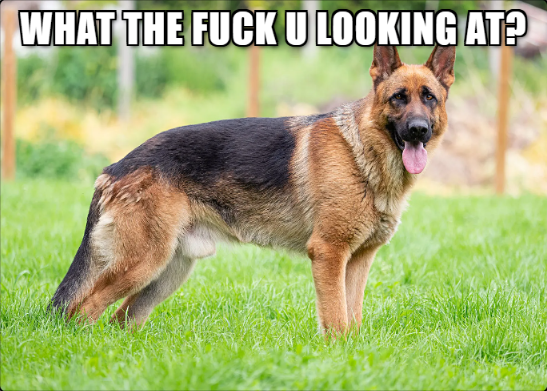
#> input picture Photos/1.png, 547 x 391 px
$ python masking.py
#> lines starting #> are read from the running program, lines starting #| are printed output that depends on the picture; after the words box and inside, x2 and y2 are one past the last pixel; in counts of white or black regions, pixels touching at a corner belong together
import cv2 as cv
import numpy as np

img = cv.imread('Photos/1.png')
#> img is the input picture: shape (391, 547, 3); mean B, G, R 116.5, 176, 165.3
cv.imshow('1', img)

blank = np.zeros(img.shape[:2], dtype='uint8')

cv.imshow('Blank', blank)


mask = cv.circle(blank.copy(), (img.shape[1]//2, img.shape[0]//2), 100, 255, -1)
cv.imshow('Mask', mask)
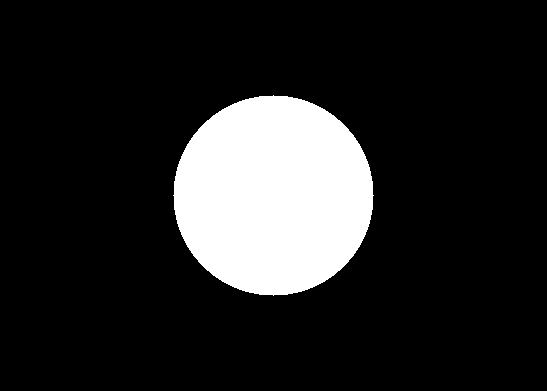
#> window 'Mask': shape (391, 547); 14.7% white; 1 white region, box (x1, y1, x2, y2) and area: (173, 95, 374, 296) 31417

masked = cv.bitwise_and(img, img, mask=mask)
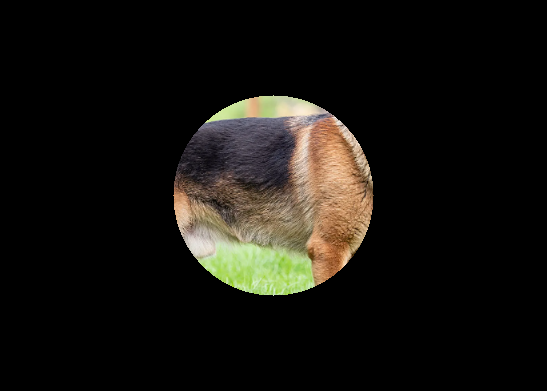
#> masked: shape (391, 547, 3); mean B, G, R 14.9, 19.4, 21.5
cv.imshow('Masked Image', masked)


cv.waitKey(0)

$ run again, with Photos/dp.jpg saved as Photos/1.png
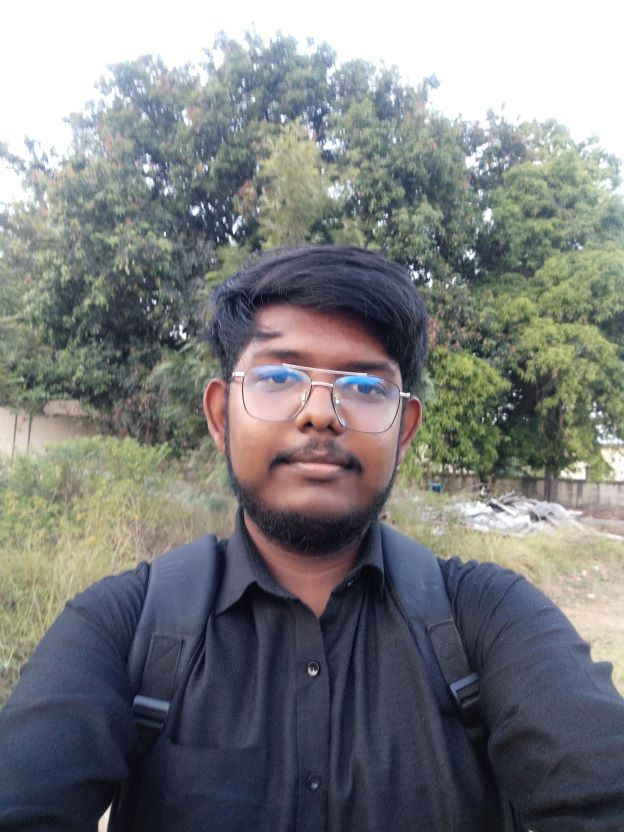
#> input picture Photos/dp.jpg, 624 x 832 px
#> img is the input picture: shape (832, 624, 3); mean B, G, R 126.6, 125.7, 123.8
#> `cv.imshow('Mask', mask)`:
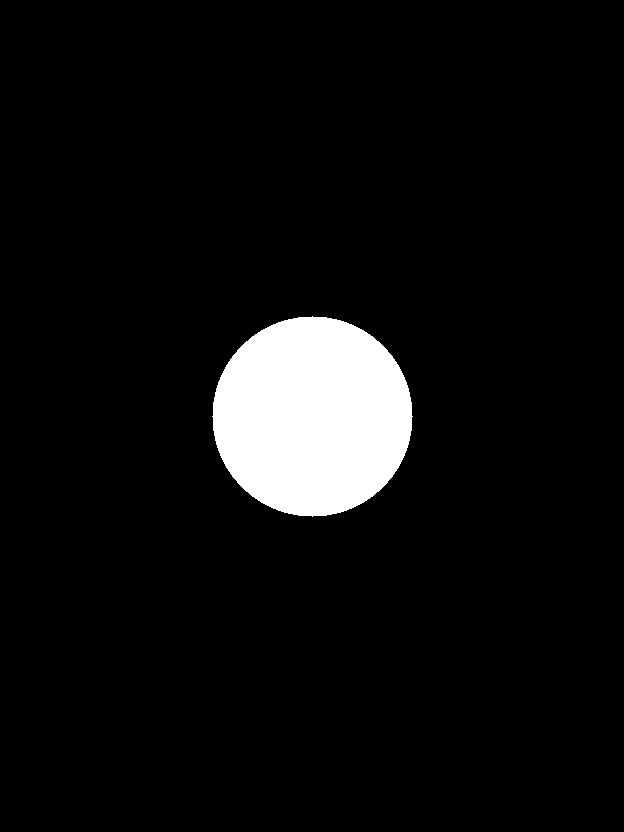
#> window 'Mask': shape (832, 624); 6.1% white; 1 white region, box (x1, y1, x2, y2) and area: (212, 316, 413, 517) 31417
#> `masked = cv.bitwise_and(img, img, mask=mask)`:
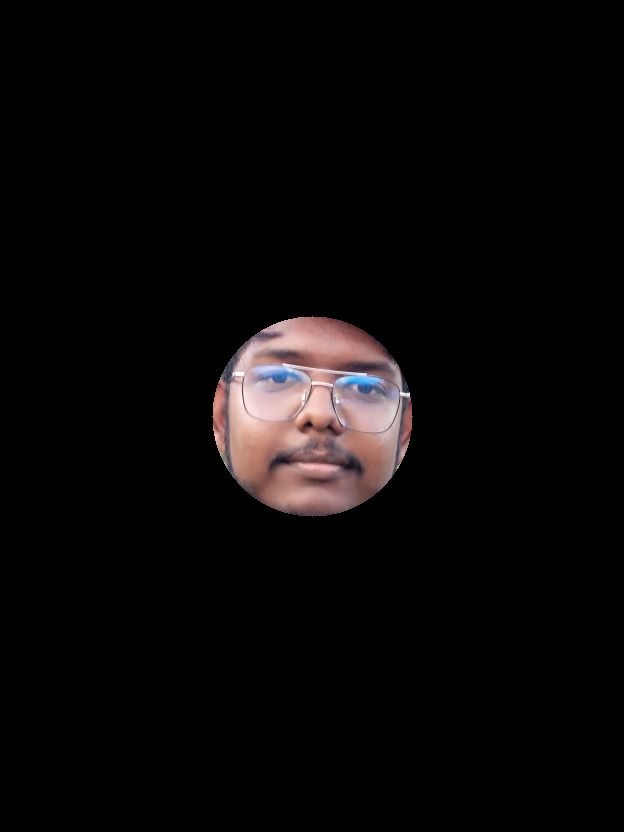
#> masked: shape (832, 624, 3); mean B, G, R 8, 8, 10.1
